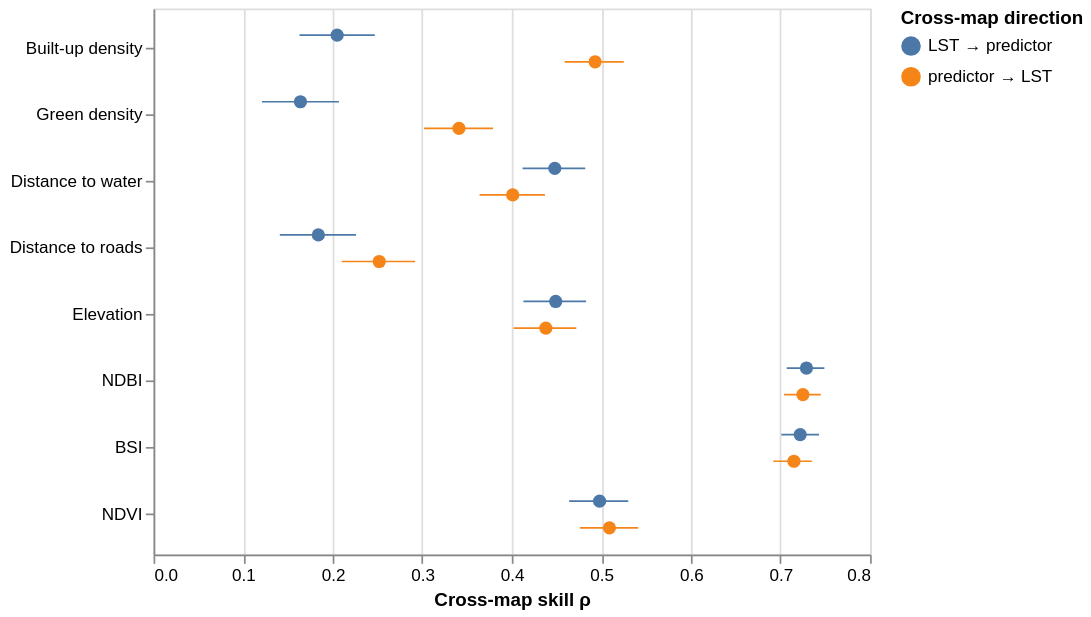

This figure's notebook cell:
### Code cell
#| label: fig-gccm
import altair as alt, vl_convert as vlc
from IPython.display import display

# Lindner et al. 2026, GCCM at E = 3, tau = 1: cross-map skill (rho) and 95% CI per direction.
gccm = [
    ("Built-up density", 0.493, 0.459, 0.525, 0.205, 0.163, 0.247),
    ("Green density", 0.341, 0.302, 0.379, 0.164, 0.121, 0.207),
    ("Distance to water", 0.401, 0.364, 0.437, 0.448, 0.412, 0.482),
    ("Distance to roads", 0.252, 0.210, 0.292, 0.184, 0.141, 0.226),
    ("Elevation", 0.438, 0.402, 0.472, 0.449, 0.413, 0.483),
    ("NDBI", 0.725, 0.704, 0.745, 0.729, 0.707, 0.749),
    ("BSI", 0.715, 0.692, 0.735, 0.722, 0.701, 0.743),
    ("NDVI", 0.509, 0.476, 0.541, 0.498, 0.464, 0.530),
]
rows = [
    {"predictor": p, "direction": d, "rho": r, "lo": lo, "hi": hi}
    for p, *v in gccm
    for d, r, lo, hi in [("predictor → LST", *v[:3]), ("LST → predictor", *v[3:])]
]

pick = alt.selection_point(fields=["direction"], bind="legend")
base = alt.Chart(alt.Data(values=rows)).encode(
    y=alt.Y("predictor:N", sort=[g[0] for g in gccm], title=None),
    yOffset="direction:N",
    color=alt.Color("direction:N", title="Cross-map direction"),
    opacity=alt.condition(pick, alt.value(1), alt.value(0.15)),
    tooltip=["predictor:N", "direction:N", alt.Tooltip("rho:Q", format=".2f"),
             alt.Tooltip("lo:Q", title="95% CI low", format=".2f"),
             alt.Tooltip("hi:Q", title="95% CI high", format=".2f")],
)
chart = (
    base.mark_rule().encode(x=alt.X("lo:Q", title="Cross-map skill ρ"), x2="hi:Q")
    + base.mark_point(filled=True, size=60).encode(x="rho:Q")
).add_params(pick).properties(width=420, height=320)

display(
    {
        "text/html": chart._repr_mimebundle_(None, None)["text/html"],
        "image/svg+xml": vlc.vegalite_to_svg(chart.to_json()),
    },
    raw=True,
)

### Figure 1 — Vega-Lite specification as saved in the notebook (floating-point values rounded to 4 significant figures)
{"config": {"view": {"continuousWidth": 300, "continuousHeight": 300}}, "layer": [{"mark": {"type": "rule"}, "encoding": {"color": {"field": "direction", "title": "Cross-map direction", "type": "nominal"}, "opacity": {"condition": {"param": "param_1", "value": 1}, "value": 0.15}, "tooltip": [{"field": "predictor", "type": "nominal"}, {"field": "direction", "type": "nominal"}, {"field": "rho", "format": ".2f", "type": "quantitative"}, {"field": "lo", "format": ".2f", "title": "95% CI low", "type": "quantitative"}, {"field": "hi", "format": ".2f", "title": "95% CI high", "type": "quantitative"}], "x": {"field": "lo", "title": "Cross-map skill ρ", "type": "quantitative"}, "x2": {"field": "hi"}, "y": {"field": "predictor", "sort": ["Built-up density", "Green density", "Distance to water", "Distance to roads", "Elevation", "NDBI", "BSI", "NDVI"], "title": null, "type": "nominal"}, "yOffset": {"field": "direction", "type": "nominal"}}, "name": "view_1"}, {"mark": {"type": "point", "filled": true, "size": 60}, "encoding": {"color": {"field": "direction", "title": "Cross-map direction", "type": "nominal"}, "opacity": {"condition": {"param": "param_1", "value": 1}, "value": 0.15}, "tooltip": [{"field": "predictor", "type": "nominal"}, {"field": "direction", "type": "nominal"}, {"field": "rho", "format": ".2f", "type": "quantitative"}, {"field": "lo", "format": ".2f", "title": "95% CI low", "type": "quantitative"}, {"field": "hi", "format": ".2f", "title": "95% CI high", "type": "quantitative"}], "x": {"field": "rho", "type": "quantitative"}, "y": {"field": "predictor", "sort": ["Built-up density", "Green density", "Distance to water", "Distance to roads", "Elevation", "NDBI", "BSI", "NDVI"], "title": null, "type": "nominal"}, "yOffset": {"field": "direction", "type": "nominal"}}}], "data": {"values": [{"predictor": "Built-up density", "direction": "predictor → LST", "rho": 0.493, "lo": 0.459, "hi": 0.525}, {"predictor": "Built-up density", "direction": "LST → predictor", "rho": 0.205, "lo": 0.163, "hi": 0.247}, {"predictor": "Green density", "direction": "predictor → LST", "rho": 0.341, "lo": 0.302, "hi": 0.379}, {"predictor": "Green density", "direction": "LST → predictor", "rho": 0.164, "lo": 0.121, "hi": 0.207}, {"predictor": "Distance to water", "direction": "predictor → LST", "rho": 0.401, "lo": 0.364, "hi": 0.437}, {"predictor": "Distance to water", "direction": "LST → predictor", "rho": 0.448, "lo": 0.412, "hi": 0.482}, {"predictor": "Distance to roads", "direction": "predictor → LST", "rho": 0.252, "lo": 0.21, "hi": 0.292}, {"predictor": "Distance to roads", "direction": "LST → predictor", "rho": 0.184, "lo": 0.141, "hi": 0.226}, {"predictor": "Elevation", "direction": "predictor → LST", "rho": 0.438, "lo": 0.402, "hi": 0.472}, {"predictor": "Elevation", "direction": "LST → predictor", "rho": 0.449, "lo": 0.413, "hi": 0.483}, {"predictor": "NDBI", "direction": "predictor → LST", "rho": 0.725, "lo": 0.704, "hi": 0.745}, {"predictor": "NDBI", "direction": "LST → predictor", "rho": 0.729, "lo": 0.707, "hi": 0.749}, {"predictor": "BSI", "direction": "predictor → LST", "rho": 0.715, "lo": 0.692, "hi": 0.735}, {"predictor": "BSI", "direction": "LST → predictor", "rho": 0.722, "lo": 0.701, "hi": 0.743}, {"predictor": "NDVI", "direction": "predictor → LST", "rho": 0.509, "lo": 0.476, "hi": 0.541}, {"predictor": "NDVI", "direction": "LST → predictor", "rho": 0.498, "lo": 0.464, "hi": 0.53}]}, "height": 320, "params": [{"name": "param_1", "select": {"type": "point", "fields": ["direction"]}, "bind": "legend", "views": ["view_1"]}], "width": 420, "$schema": "https://vega.github.io/schema/vega-lite/v5.20.1.json"}
